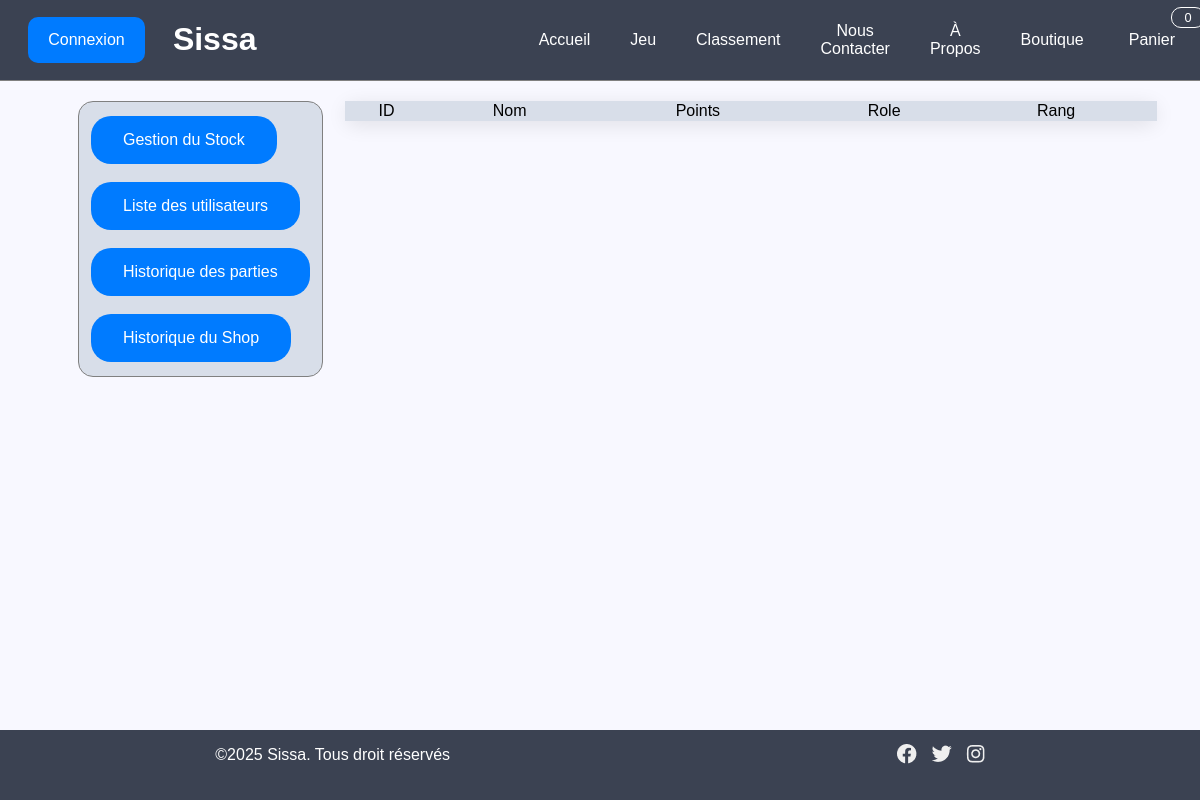
Before: /Projet/pages/admin.php?action=USR with the older database file.
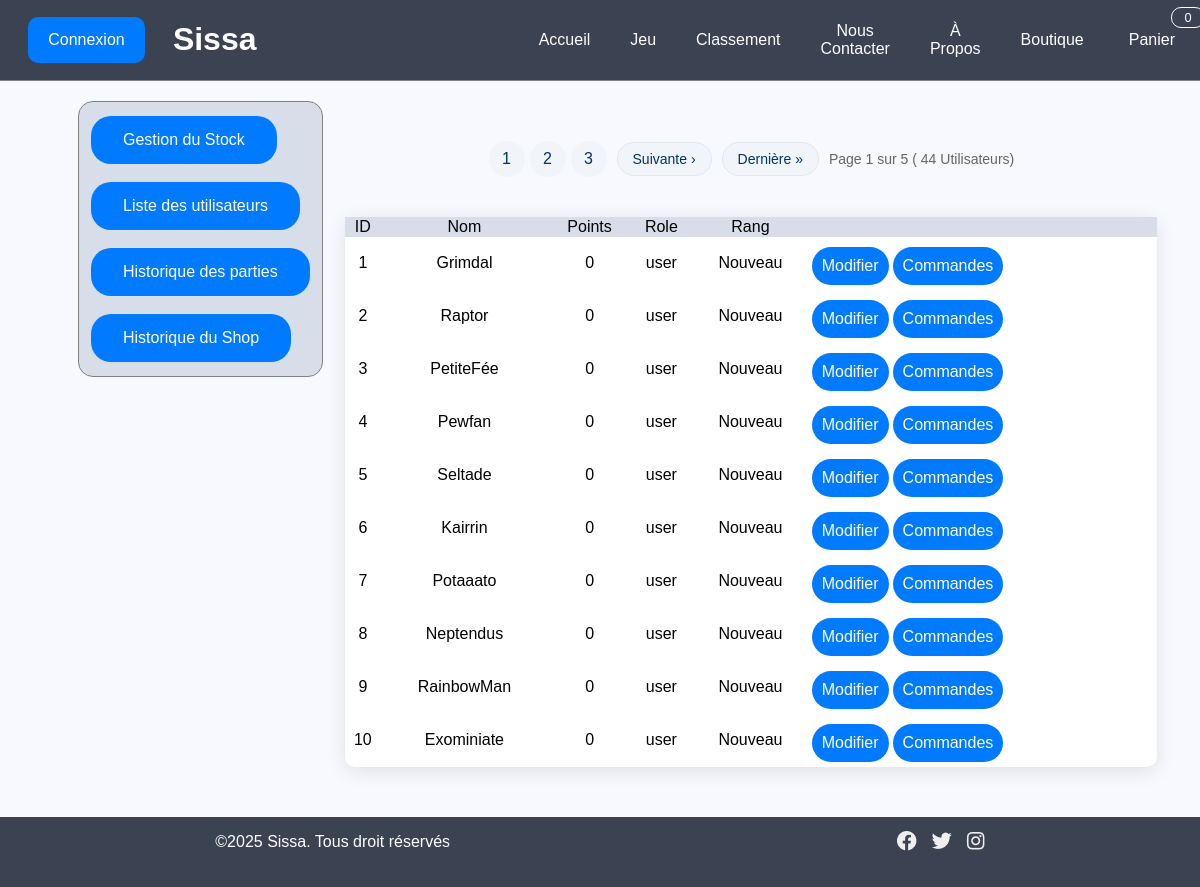
After: the same page with the newer database file.
### tables this page shows
CREATE TABLE Utilisateur(
   idUtilisateur INT AUTO_INCREMENT,
   nom VARCHAR(50) NOT NULL,
   points INT NOT NULL,
   identifiant VARCHAR(50),
   mdp VARCHAR(50) NOT NULL,
   type CHAR(5) NOT NULL,
   idRang INT NOT NULL,
   PRIMARY KEY(idUtilisateur),
   FOREIGN KEY(idRang) REFERENCES Rang(idRang)
);

CREATE TABLE Rang(
   idRang INT AUTO_INCREMENT,
   nomRang VARCHAR(20) NOT NULL,
   points_minimum INT NOT NULL,
   couleur_rang CHAR(7) NOT NULL,
   PRIMARY KEY(idRang)
);

### Projet/common/db.php (called while the page is built, shortened)
<?php
function getNumberOfUsers($db){
    try{
        $stmt = $db->prepare("SELECT COUNT(*) as cs FROM utilisateur");
        $stmt->execute();
        $count = $stmt->fetch(PDO::FETCH_ASSOC);
        return $count['cs'];
    }catch(PDOException $e){
        header("Location: ../pages/error_page.php");
        exit();
    }
}
?>

### Projet/admin/listUser.php (the view, shortened to what the changed rows need)
<?php
    require_once("../common/db.php");
    function afficheUtilisateurs($db,$page){
        try{
            $stmt = $db->prepare(
                "SELECT idUtilisateur as id,identifiant,points as pts,type, r.NomRang as rang,r.couleur_rang as color FROM utilisateur u
                inner join rang r on u.idRang = r.idRang
                order by 1
                limit ?,?
                "
            );
            $debut = ($page-1) * $GLOBALS['user_per_page'];
            $stmt->bindParam(1,$debut, PDO::PARAM_INT);
            $stmt->bindParam(2,$GLOBALS['user_per_page'], PDO::PARAM_INT);
            $stmt->execute();
            $result = $stmt->fetchAll(PDO::FETCH_ASSOC);
            echo "<table class=\"list-table\">";
            echo "<thead><tr><td>ID</td><td>Nom</td><td>Points</td><td>Role</td><td>Rang</td><td></td></tr></thead>";
            foreach($result as $user){
                $nom = $user['identifiant'];
                $type = $user['type'];
                $pts = $user['pts'];
                $id = $user['id'];
                $rang = $user['rang'];
                $color = $user['color'];
                echo "<tr>
                <td>
                    <div class=\"list-table-element\">$id</div>
                </td>
                <td>
                    <div class=\"list-table-element\">$nom</div>
                </td>
                <td>
                <div class=\"list-table-element\">
                    $pts
                </div>
                </td>
                <td>
                <div class=\"list-table-element\">
                    $type
                </div>
                </td>
                <td>
                <div style =\"color:$color;\" class=\"list-table-element\">
                    $rang
                </div>
                </td>
                <td>
                <div class=\"list-table-element\">
                    <a class =\"color-button table-button\" href=\"../pages/admin.php?action=UPD&id=$id\">Modifier</a>
                    <a class =\"color-button table-button\" href=\"../pages/admin.php?action=HST&id=$id\">Commandes</a>
                </div>
                </td>
                </tr>";
            }
            echo "<caption>";
            $name ="Utilisateurs";
            $number_of_users = getNumberOfUsers($db);
            $nombre_pages=floor( $number_of_users/$GLOBALS['user_per_page'] + ($number_of_users%$GLOBALS['user_per_page']==0?0:1));
            generatePagination("admin.php",$page,$nombre_pages,"USR",$number_of_users ,$name);
            echo "</caption>";
            echo "</table>";
        }catch(PDOException $e){
            echo "Une erreur est survenue";
        }
    }
    $db = connect();
    $page = 1;
    afficheUtilisateurs($db,$page);
?>

### Projet/common/nav.php (shortened to what the changed rows need)
<?php
$nb_articles = 0;
$nav_pages = array("index.php"=>"Accueil","jeu.php"=>"Jeu","classement.php"=>"Classement","contact.php"=>"Nous Contacter","a_propos.php"=>"À Propos","shop.php"=>"Boutique","panier.php"=>"Panier");
$current_page = $_SERVER['REQUEST_URI'];
$page = explode("/",$current_page);
$current_page = end($page);
$current_page = explode("?",$current_page);
$current_page = reset($current_page);
?>
<div class="navbar">
    <div class ="title-navbar">
        <h1 id="titre">Sissa</h1>
    </div>
    <div class= "inner-navbar">
        <?php
            foreach ($nav_pages as $key => $value) {
                if($key == "panier.php"){
                    echo "<div class=\"panier\">";
                    if($key == $current_page){
                        echo "<a class =\"page_selected\"href=\"panier.php\">Panier</a>";
                    }else{
                        echo "<a href=\"panier.php\">Panier</a>";
                    }
                    echo "<span class=\"badge-panier\">$nb_articles</span>";
                    echo "</div>";
                }else{
                    if($key == $current_page){
                        echo "<a class= \"page_selected\"href = \"$key\">$value</a>";
                    }else{
                        echo "<a href = \"$key\">$value</a>";
                    }
                }
            }
        ?>
    </div>
</div>

### Projet/admin/pagination.php (shortened to what the changed rows need)
<?php
require_once("../common/db.php");
function generatePagination($phppage,$page_courante,$nombre_pages,$action,$total_elements,$name){
    if ($nombre_pages > 1){
        echo "<div class=\"pagination\">";
        echo "<div class=\"controles-pagination\">";
        echo "<div class=\"pages-numeros\">";
        $intervalle = 2;
        for ($i = max(1, $page_courante - $intervalle); $i <= min($nombre_pages, $page_courante + $intervalle); $i++) {
            $classe_page = ($i == $page_courante) ? 'page-active' : '';
            echo "<a href=\"$phppage?page=$i&action=$action\" class=\"numero-page\" $classe_page\">$i</a>";
        }
        echo "</div>";
        if ($page_courante < $nombre_pages){
            $next = $page_courante +1;
            echo "<a href=\"$phppage?page=$next&action=$action\" class=\"bouton-pagination\">Suivante &rsaquo;</a>";
            echo "<a href=\"$phppage?page=$nombre_pages&action=$action\" class=\"bouton-pagination\">Dernière &raquo;</a>";
        }
        echo "<div class=\"info-pagination\">";
        echo "Page $page_courante sur $nombre_pages ( $total_elements $name)";
        echo "</div>";
        echo "</div>";
        echo "</div>";
    }
}
?>

Changed rows visible on the page:
added utilisateur: idUtilisateur "1", identifiant "Grimdal", points "0", type "user", idRang.nomRang "Nouveau"
added utilisateur: idUtilisateur "2", identifiant "Raptor", points "0", type "user", idRang.nomRang "Nouveau"
added utilisateur: idUtilisateur "3", identifiant "PetiteFée", points "0", type "user", idRang.nomRang "Nouveau"
added utilisateur: idUtilisateur "4", identifiant "Pewfan", points "0", type "user", idRang.nomRang "Nouveau"
added utilisateur: idUtilisateur "5", identifiant "Seltade", points "0", type "user", idRang.nomRang "Nouveau"
added utilisateur: idUtilisateur "6", identifiant "Kairrin", points "0", type "user", idRang.nomRang "Nouveau"
added utilisateur: idUtilisateur "7", identifiant "Potaaato", points "0", type "user", idRang.nomRang "Nouveau"
added utilisateur: idUtilisateur "8", identifiant "Neptendus", points "0", type "user", idRang.nomRang "Nouveau"
added utilisateur: idUtilisateur "9", identifiant "RainbowMan", points "0", type "user", idRang.nomRang "Nouveau"
added utilisateur: idUtilisateur "10", identifiant "Exominiate", points "0", type "user", idRang.nomRang "Nouveau"
Other visible differences:
$page_courante: (not shown) → "1"
$nombre_pages: (not shown) → "5"
$total_elements: (not shown) → "44"
$name: (not shown) → "Utilisateurs"
new list line: "1"
new list line: "2"
new list line: "3"
text now shown: "Suivante › Dernière » Page sur ( )"
